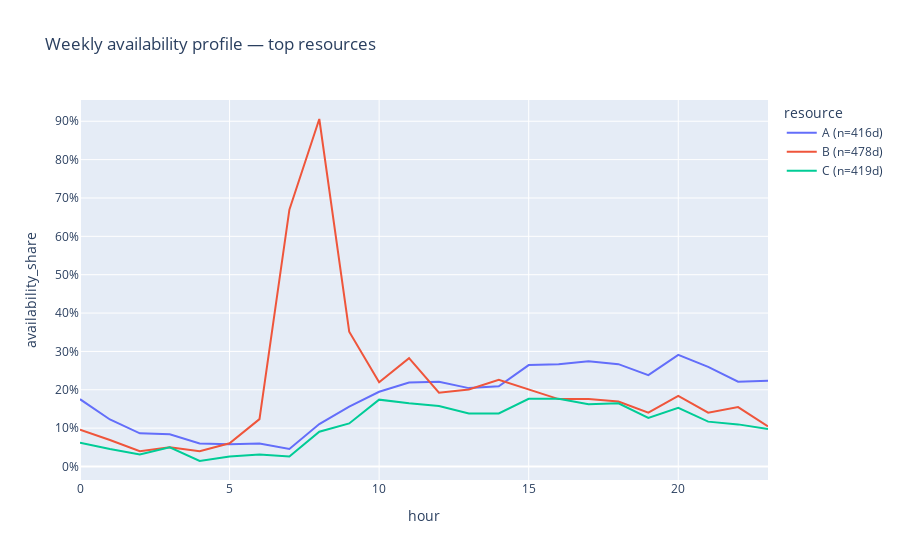

The notebook cell saved with this chart:
### Code cell
#Compare top 3 weekly availability

if len(summary) >= 3 and not weekly.empty:
    top3 = summary.nlargest(3, "days_active")["resource"].tolist()
    days = daily.groupby("resource")["day"].nunique()
    name_map = {r: f"{r} (n={int(days[r])}d)" for r in top3}
    plot_df = weekly[weekly["resource"].isin(top3)].copy()
    plot_df["resource"] = plot_df["resource"].map(name_map)
    fig = px.line(plot_df, x="hour", y="availability_share", color="resource",
                  title="Weekly availability profile — top resources")
    fig.update_yaxes(tickformat=".0%"); fig.show()

### Figure 1 — Plotly figure (JSON) as saved in the notebook; plotly's stock layout.template omitted (floating-point values rounded to 4 significant figures)
{"data": [{"hovertemplate": "resource=A (n=416d)<br>hour=%{x}<br>availability_share=%{y}<extra></extra>", "legendgroup": "A (n=416d)", "line": {"color": "#636efa", "dash": "solid"}, "marker": {"symbol": "circle"}, "mode": "lines", "name": "A (n=416d)", "orientation": "v", "showlegend": true, "type": "scatter", "x": [0, 1, 2, 3, 4, 5, 6, 7, 8, 9, 10, 11, 12, 13, 14, 15, 16, 17, 18, 19, 20, 21, 22, 23], "xaxis": "x", "y": [0.1755, 0.1226, 0.08654, 0.08413, 0.0601, 0.05769, 0.0601, 0.04567, 0.1106, 0.1562, 0.1947, 0.2188, 0.2212, 0.2043, 0.2091, 0.2644, 0.2668, 0.274, 0.2668, 0.238, 0.2909, 0.2596, 0.2212, 0.2236], "yaxis": "y"}, {"hovertemplate": "resource=B (n=478d)<br>hour=%{x}<br>availability_share=%{y}<extra></extra>", "legendgroup": "B (n=478d)", "line": {"color": "#EF553B", "dash": "solid"}, "marker": {"symbol": "circle"}, "mode": "lines", "name": "B (n=478d)", "orientation": "v", "showlegend": true, "type": "scatter", "x": [0, 1, 2, 3, 4, 5, 6, 7, 8, 9, 10, 11, 12, 13, 14, 15, 16, 17, 18, 19, 20, 21, 22, 23], "xaxis": "x", "y": [0.09623, 0.06904, 0.03975, 0.05021, 0.03975, 0.06067, 0.1234, 0.6695, 0.9059, 0.3515, 0.2197, 0.2824, 0.1925, 0.2008, 0.2259, 0.2008, 0.1757, 0.1757, 0.1695, 0.1402, 0.1841, 0.1402, 0.1548, 0.1046], "yaxis": "y"}, {"hovertemplate": "resource=C (n=419d)<br>hour=%{x}<br>availability_share=%{y}<extra></extra>", "legendgroup": "C (n=419d)", "line": {"color": "#00cc96", "dash": "solid"}, "marker": {"symbol": "circle"}, "mode": "lines", "name": "C (n=419d)", "orientation": "v", "showlegend": true, "type": "scatter", "x": [0, 1, 2, 3, 4, 5, 6, 7, 8, 9, 10, 11, 12, 13, 14, 15, 16, 17, 18, 19, 20, 21, 22, 23], "xaxis": "x", "y": [0.06205, 0.04535, 0.03103, 0.05012, 0.01432, 0.02625, 0.03103, 0.02625, 0.09069, 0.1122, 0.1742, 0.1647, 0.1575, 0.1384, 0.1384, 0.1766, 0.1766, 0.1623, 0.1647, 0.1265, 0.1527, 0.1169, 0.1098, 0.09785], "yaxis": "y"}], "layout": {"autosize": true, "legend": {"title": {"text": "resource"}, "tracegroupgap": 0}, "title": {"text": "Weekly availability profile — top resources"}, "xaxis": {"anchor": "y", "autorange": true, "domain": [0, 1], "range": [0, 23], "title": {"text": "hour"}, "type": "linear"}, "yaxis": {"anchor": "x", "autorange": true, "domain": [0, 1], "range": [-0.03521, 0.9554], "tickformat": ".0%", "title": {"text": "availability_share"}, "type": "linear"}}}
